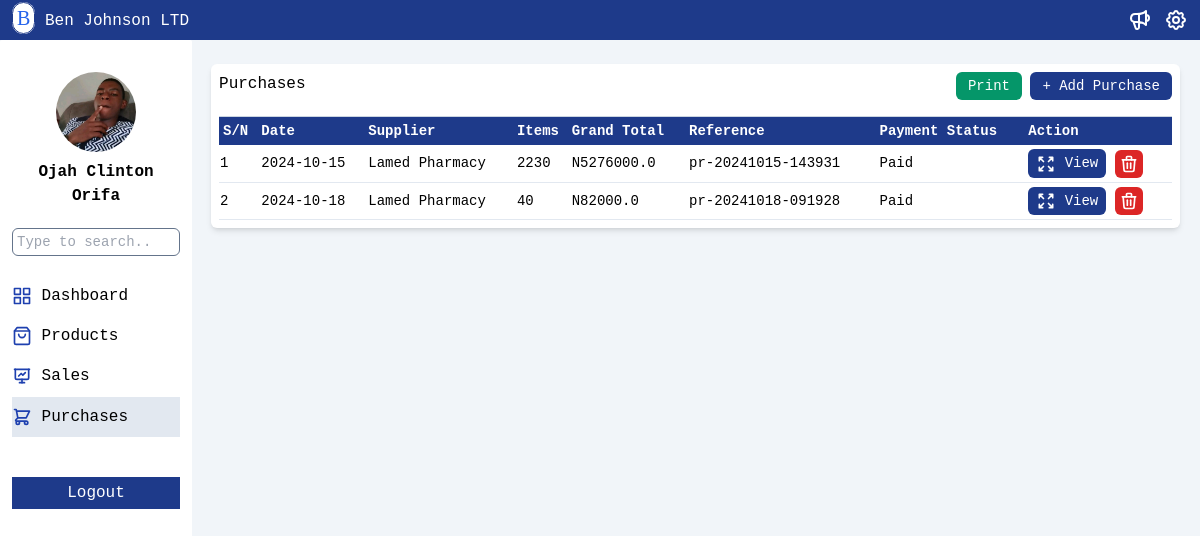
The app's page /purchases with its own data.
### tables this page shows
CREATE TABLE purchase (
        id INTEGER PRIMARY KEY AUTOINCREMENT,
        date TEXT NOT NULL,
        supplier TEXT,
        quantity INTEGER,
        total_price REAL,
        reference TEXT NOT NULL,
        payment_status TEXT NOT NULL
    );

### app/route.py (the view)
@app.route('/purchases')
def purchase():
	conn = sqlite3.connect('products.db')
	cursor = conn.cursor()
	cursor.execute('SELECT id, name FROM products')
	productss = cursor.fetchall()
	cursor.execute('SELECT * FROM purchase')
	rows = cursor.fetchall()
	"""
	for row in rows:
		print(row)
	"""
	conn.close()
	return render_template("purchase.html", productss=productss, rows=rows)

### app/templates/purchase.html (shortened to what this page needs)
<!DOCTYPE html>
<html>
<head>
	<script src="https://cdn.tailwindcss.com"></script>
	<link rel="stylesheet" href="../static/css/style1.css">
</head>
<body class="bg-slate-100 font-mono">
	<nav class="h-10 w-full bg-blue-900 fixed top-0 left-0">
		<h1 class="text-white absolute top-1 left-3">
			<span class="w-8 h-8 p-1 rounded-full border border-blue-900 text-xl text-blue-600 font-serif font-italic bg-white">B</span>
			Ben Johnson LTD
		</h1>
	</nav>
	<div class="fixed top-10 left-0 bg-white h-screen w-48 p-3 rounded-sm">
		<img src="../static/images/Clint.jpeg"
			alt="bla bla" class="object-cover rounded-full w-20 h-20 block mx-auto mt-5">
		<p class="text-black font-bold text-center mt-2">Ojah Clinton Orifa</p>
		<input type="text" name="search"
		placeholder="Type to search.." class="w-full h-7 p-1 text-sm mt-5 border border-slate-500 rounded-md">
		<a href="/dashboard" class="block mt-5 py-2 active:bg-slate-200">
			<p class="align-middle inline-block">Dashboard</p>
		</a>
		<a href="/products" class="block py-2 active:bg-slate-200">
			<p class="align-middle inline-block">Products</p>
		</a>
		<a href="/sales" class="block py-2 active:bg-slate-200">
			<p class="align-middle inline-block"> Sales</p>
		</a>
		<a href="/purchases" class="block py-2 active:bg-slate-200 bg-slate-200">
			<p class="align-middle inline-block">Purchases</p>
		</a>
		<button class="w-full bg-blue-900 text-white py-1 my-10">Logout</button>
	</div>
	<div class="flex flex-row mt-11">
		<div class="h-screen w-56 p-3 rounded-sm">
		</div>
		<div class="p-5 w-full">
			<div class="rounded-md bg-white shadow-md p-2">
				<h4 class="inline-block align-middle">Purchases</h4>
				<div class="float-right text-sm align-middle">
					<button id="printButton2" class="bg-emerald-600 text-white px-3 py-1 rounded-md">Print</button>
					<button id="add-purchase-btn" class="bg-blue-900 text-white px-3 py-1 rounded-md">+ Add Purchase</button>
				</div>
				<table id="purchase-table" class="border-t border-slate-300 w-full mt-5">
					<thead>
						<tr class="text-sm text-left bg-blue-900 text-white">
							<th class="p-1">S/N</th>
							<th class="py-1">Date</th>
							<th class="py-1">Supplier</th>
							<th class="py-1">Items</th>
							<th class="py-1">Grand Total</th>
							<th class="py-1">Reference</th>
							<th class="py-1">Payment Status</th>
							<th class="py-1">Action</th>
						</tr>
					</thead>
					<tbody id="table-body relative">
						{% for row in rows %}
						<tr id="row-{{ row[0] }}" class="text-sm border-b border-slate-200">
							<td class="py-1">{{ row[0] }}</td>
							<td class="py-1">{{ row[1] }}</td>
							<td class="py-1">{{ row[2] }}</td>
							<td class="py-1">{{ row[3] }}</td>
							<td class="py-1">N{{ row[4] }}</td>
							<td class="py-1">{{ row[5] }}</td>
							<td class="py-1">{{ row[6] }}</td>
							<td class="py-1">
								<button class="bg-blue-900 text-white px-2 py-1 rounded-md" id="view-items-{{ row[0] }}">
									<svg class="h-5 w-5 inline-block"  fill="none" viewBox="0 0 24 24" stroke="currentColor">
									  <path stroke-linecap="round" stroke-linejoin="round" stroke-width="2" d="M4 8V4m0 0h4M4 4l5 5m11-1V4m0 0h-4m4 0l-5 5M4 16v4m0 0h4m-4 0l5-5m11 5l-5-5m5 5v-4m0 4h-4"/>
									</svg> View
								</button>
								<button class=" delete-btn bg-red-600 text-white p-1 rounded-md align-middle" id="{{ row[0] }}">
								</button>
							</td>
						</tr>
						{% endfor %}
					</tbody>
				</table>
			</div>
		</div>
	</div>
</body>
</html>

### records on screen
purchase: id "1", date "2024-10-15", supplier "Lamed Pharmacy", quantity "2230", total_price "5276000.0", reference "pr-20241015-143931", payment_status "Paid"
purchase: id "2", date "2024-10-18", supplier "Lamed Pharmacy", quantity "40", total_price "82000.0", reference "pr-20241018-091928", payment_status "Paid"
